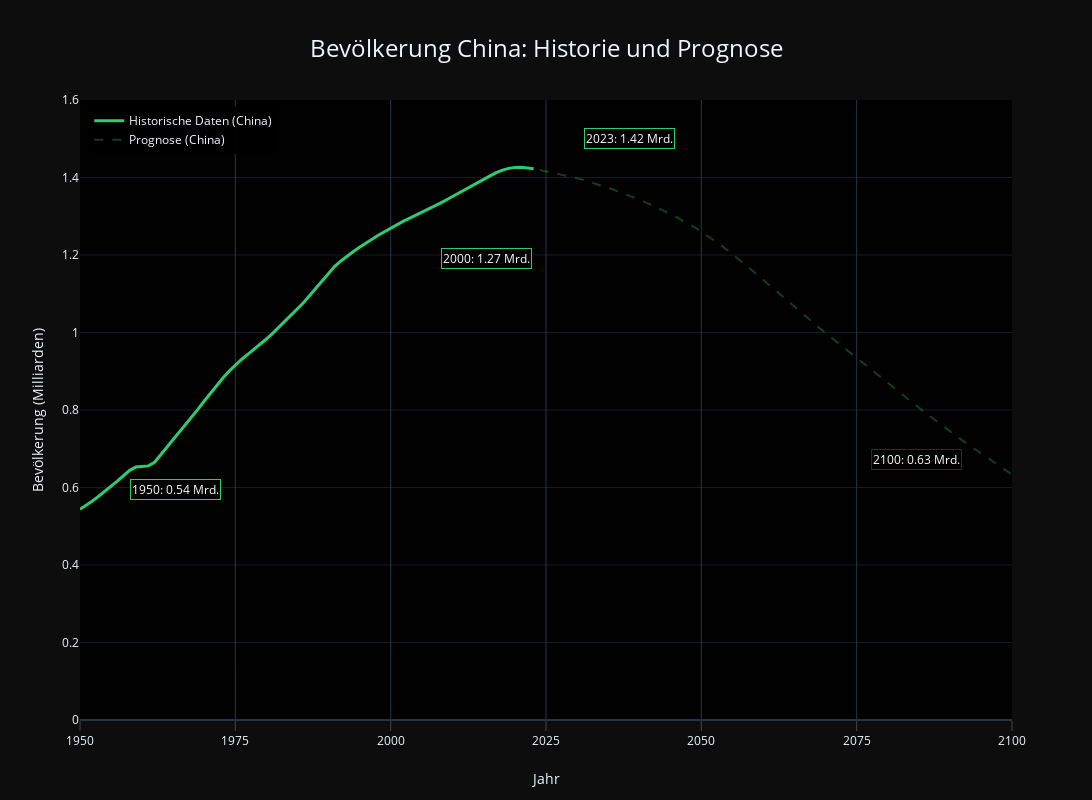

The code cell stored with this chart in its notebook:
### Code cell
import plotly.graph_objects as go

# --- Start of streamlined plotting code ---

# Define known column names
hist_pop_col = 'population__sex_all__age_all__variant_estimates'
forecast_pop_col = 'population__sex_all__age_all__variant_medium'

# Prepare data directly
historical_data = population_projections_china[population_projections_china['years'] <= 2024].copy()
historical_data['population_billions'] = historical_data[hist_pop_col] / 1_000_000_000
historical_data.dropna(subset=['population_billions'], inplace=True)

forecast_data = population_projections_china[population_projections_china['years'] >= 2024].copy()
forecast_data['population_billions'] = forecast_data[forecast_pop_col] / 1_000_000_000
forecast_data.dropna(subset=['population_billions'], inplace=True)

# Create figure
fig = go.Figure()

# Add historical data trace (if data exists)
if not historical_data.empty:
    fig.add_trace(go.Scatter(
        x=historical_data['years'],
        y=historical_data['population_billions'],
        name='Historische Daten (China)',
        line=dict(color='#2ecc71', width=3)
    ))

# Add forecast data trace (if data exists)
if not forecast_data.empty:
    fig.add_trace(go.Scatter(
        x=forecast_data['years'],
        y=forecast_data['population_billions'],
        name='Prognose (China)',
        line=dict(color='rgba(46, 204, 113, 0.3)', width=2, dash='dash')
    ))

# Configure layout
fig.update_layout(
    title={
        'text': 'Bevölkerung China: Historie und Prognose',
        'y': 0.95, 'x': 0.5, 'xanchor': 'center', 'yanchor': 'top',
        'font': {'size': 24}
    },
    xaxis_title="Jahr",
    yaxis_title="Bevölkerung (Milliarden)",
    template='plotly_dark',
    showlegend=True,
    legend=dict(yanchor="top", y=0.99, xanchor="left", x=0.01),
    height=800,
    width=1200,
    xaxis=dict(
        range=[1950, 2100], dtick=25, ticks='outside', ticklen=10,
        tickfont=dict(size=12), tickangle=0, title_standoff=25, side='bottom'
    ),
    yaxis=dict(range=[0, 1.6], dtick=0.2, gridwidth=0.5),
    plot_bgcolor='rgba(0,0,0,0.95)',
    paper_bgcolor='rgba(0,0,0,0.95)',
)

# Add historical annotations
if not historical_data.empty:
    years_to_annotate_hist = [1950, 2000, 2023] # Keep 2023 here as it's historical peak
    y_shifts_hist = [20, -30, 30]
    x_shifts_hist = [50, 50, 50] # Adjusted x_shift for 2023 to avoid overlap if needed
    for year, y_shift, x_shift in zip(years_to_annotate_hist, y_shifts_hist, x_shifts_hist):
        data_point = historical_data[historical_data['years'] == year]
        if not data_point.empty and pd.notna(data_point['population_billions'].iloc[0]):
            fig.add_annotation(
                x=year, y=data_point['population_billions'].iloc[0],
                text=f"{year}: {data_point['population_billions'].iloc[0]:.2f} Mrd.",
                showarrow=False, font=dict(size=12, color='white'),
                bgcolor='rgba(0,0,0,0.7)', bordercolor='#2ecc71', borderwidth=1,
                yshift=y_shift, xshift=x_shift, align='left', xanchor='left'
            )

# Add forecast annotation for 2100
if not forecast_data.empty:
    year_2100_data = forecast_data[forecast_data['years'] == 2100]
    if not year_2100_data.empty and pd.notna(year_2100_data['population_billions'].iloc[0]):
        pop_2100 = year_2100_data['population_billions'].iloc[0]
        fig.add_annotation(
            x=2100, y=pop_2100,
            text=f"2100: {pop_2100:.2f} Mrd.",
            showarrow=False, font=dict(size=12, color='white'),
            bgcolor='rgba(0,0,0,0.7)', bordercolor='rgba(46, 204, 113, 0.3)', borderwidth=1, # Use forecast color
            yshift=15,      # Position adjustment
            xshift=-50,     # Position adjustment (negative for left alignment)
            align='right',  # Text alignment
            xanchor='right' # Anchor point
        )

# Show plot
fig.show()

# --- End of streamlined plotting code ---

### Figure 1 — Plotly figure (JSON) as saved in the notebook; plotly's stock layout.template omitted (floating-point values rounded to 4 significant figures)
{"data": [{"line": {"color": "#2ecc71", "width": 3}, "name": "Historische Daten (China)", "type": "scatter", "x": [1950, 1951, 1952, 1953, 1954, 1955, 1956, 1957, 1958, 1959, 1960, 1961, 1962, 1963, 1964, 1965, 1966, 1967, 1968, 1969, 1970, 1971, 1972, 1973, 1974, 1975, 1976, 1977, 1978, 1979, 1980, 1981, 1982, 1983, 1984, 1985, 1986, 1987, 1988, 1989, 1990, 1991, 1992, 1993, 1994, 1995, 1996, 1997, 1998, 1999, 2000, 2001, 2002, 2003, 2004, 2005, 2006, 2007, 2008, 2009, 2010, 2011, 2012, 2013, 2014, 2015, 2016, 2017, 2018, 2019, 2020, 2021, 2022, 2023], "y": [0.544, 0.5538, 0.5651, 0.5776, 0.5901, 0.6035, 0.6166, 0.6304, 0.6442, 0.6527, 0.6548, 0.6558, 0.6651, 0.6846, 0.7048, 0.7234, 0.7424, 0.761, 0.781, 0.8021, 0.8233, 0.8441, 0.8637, 0.8826, 0.9003, 0.9161, 0.9304, 0.9435, 0.9562, 0.9693, 0.9832, 0.9977, 1.014, 1.029, 1.044, 1.06, 1.077, 1.096, 1.115, 1.134, 1.154, 1.171, 1.185, 1.197, 1.209, 1.22, 1.231, 1.241, 1.251, 1.26, 1.27, 1.279, 1.287, 1.295, 1.302, 1.31, 1.318, 1.326, 1.334, 1.343, 1.352, 1.36, 1.37, 1.379, 1.388, 1.396, 1.404, 1.412, 1.419, 1.424, 1.426, 1.426, 1.425, 1.423]}, {"line": {"color": "rgba(46, 204, 113, 0.3)", "dash": "dash", "width": 2}, "name": "Prognose (China)", "type": "scatter", "x": [2024, 2025, 2026, 2027, 2028, 2029, 2030, 2031, 2032, 2033, 2034, 2035, 2036, 2037, 2038, 2039, 2040, 2041, 2042, 2043, 2044, 2045, 2046, 2047, 2048, 2049, 2050, 2051, 2052, 2053, 2054, 2055, 2056, 2057, 2058, 2059, 2060, 2061, 2062, 2063, 2064, 2065, 2066, 2067, 2068, 2069, 2070, 2071, 2072, 2073, 2074, 2075, 2076, 2077, 2078, 2079, 2080, 2081, 2082, 2083, 2084, 2085, 2086, 2087, 2088, 2089, 2090, 2091, 2092, 2093, 2094, 2095, 2096, 2097, 2098, 2099, 2100], "y": [1.419, 1.416, 1.413, 1.41, 1.406, 1.402, 1.398, 1.394, 1.389, 1.384, 1.379, 1.373, 1.368, 1.362, 1.356, 1.349, 1.343, 1.336, 1.329, 1.322, 1.314, 1.306, 1.298, 1.289, 1.28, 1.27, 1.26, 1.25, 1.239, 1.227, 1.215, 1.202, 1.189, 1.176, 1.163, 1.149, 1.135, 1.121, 1.107, 1.093, 1.079, 1.066, 1.052, 1.038, 1.025, 1.012, 0.9988, 0.9858, 0.9729, 0.9601, 0.9472, 0.9345, 0.9217, 0.9089, 0.896, 0.8832, 0.8703, 0.8573, 0.8444, 0.8316, 0.8188, 0.8061, 0.7936, 0.7812, 0.7689, 0.7568, 0.7449, 0.7332, 0.7216, 0.7102, 0.6989, 0.6877, 0.6767, 0.6657, 0.6548, 0.644, 0.6334]}], "layout": {"annotations": [{"align": "left", "bgcolor": "rgba(0,0,0,0.7)", "bordercolor": "#2ecc71", "borderwidth": 1, "font": {"color": "white", "size": 12}, "showarrow": false, "text": "1950: 0.54 Mrd.", "x": 1950, "xanchor": "left", "xshift": 50, "y": 0.544, "yshift": 20}, {"align": "left", "bgcolor": "rgba(0,0,0,0.7)", "bordercolor": "#2ecc71", "borderwidth": 1, "font": {"color": "white", "size": 12}, "showarrow": false, "text": "2000: 1.27 Mrd.", "x": 2000, "xanchor": "left", "xshift": 50, "y": 1.27, "yshift": -30}, {"align": "left", "bgcolor": "rgba(0,0,0,0.7)", "bordercolor": "#2ecc71", "borderwidth": 1, "font": {"color": "white", "size": 12}, "showarrow": false, "text": "2023: 1.42 Mrd.", "x": 2023, "xanchor": "left", "xshift": 50, "y": 1.423, "yshift": 30}, {"align": "right", "bgcolor": "rgba(0,0,0,0.7)", "bordercolor": "rgba(46, 204, 113, 0.3)", "borderwidth": 1, "font": {"color": "white", "size": 12}, "showarrow": false, "text": "2100: 0.63 Mrd.", "x": 2100, "xanchor": "right", "xshift": -50, "y": 0.6334, "yshift": 15}], "height": 800, "legend": {"x": 0.01, "xanchor": "left", "y": 0.99, "yanchor": "top"}, "paper_bgcolor": "rgba(0,0,0,0.95)", "plot_bgcolor": "rgba(0,0,0,0.95)", "showlegend": true, "title": {"font": {"size": 24}, "text": "Bevölkerung China: Historie und Prognose", "x": 0.5, "xanchor": "center", "y": 0.95, "yanchor": "top"}, "width": 1200, "xaxis": {"dtick": 25, "range": [1950, 2100], "side": "bottom", "tickangle": 0, "tickfont": {"size": 12}, "ticklen": 10, "ticks": "outside", "title": {"standoff": 25, "text": "Jahr"}}, "yaxis": {"dtick": 0.2, "gridwidth": 0.5, "range": [0, 1.6], "title": {"text": "Bevölkerung (Milliarden)"}}}}
